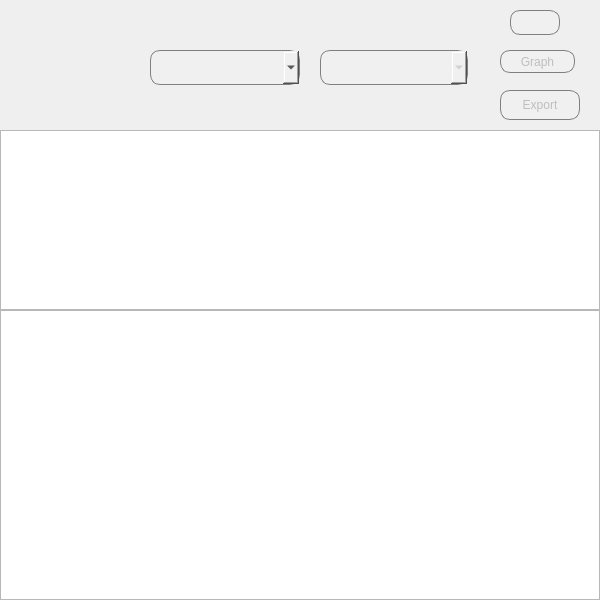
<?xml version="1.0" encoding="UTF-8"?>
<ui version="4.0">
 <class>main_ui</class>
 <widget class="QWidget" name="main_ui">
  <property name="geometry">
   <rect>
    <x>0</x>
    <y>0</y>
    <width>600</width>
    <height>600</height>
   </rect>
  </property>
  <property name="sizePolicy">
   <sizepolicy hsizetype="Preferred" vsizetype="Fixed">
    <horstretch>0</horstretch>
    <verstretch>0</verstretch>
   </sizepolicy>
  </property>
  <property name="minimumSize">
   <size>
    <width>580</width>
    <height>600</height>
   </size>
  </property>
  <property name="maximumSize">
   <size>
    <width>600</width>
    <height>600</height>
   </size>
  </property>
  <property name="windowTitle">
   <string>Form</string>
  </property>
  <widget class="QLabel" name="img_label">
   <property name="geometry">
    <rect>
     <x>20</x>
     <y>0</y>
     <width>131</width>
     <height>61</height>
    </rect>
   </property>
   <property name="text">
    <string>&lt;html&gt;&lt;head/&gt;&lt;body&gt;&lt;p&gt;&lt;img src=&quot;resource\exicom_logo.png&quot; width=&quot;120&quot; height=&quot;40&quot;/&gt;&lt;/p&gt;&lt;/body&gt;&lt;/html&gt;</string>
   </property>
  </widget>
  <widget class="QPushButton" name="ref_btn">
   <property name="enabled">
    <bool>false</bool>
   </property>
   <property name="geometry">
    <rect>
     <x>510</x>
     <y>10</y>
     <width>50</width>
     <height>25</height>
    </rect>
   </property>
   <property name="sizePolicy">
    <sizepolicy hsizetype="Maximum" vsizetype="Fixed">
     <horstretch>0</horstretch>
     <verstretch>0</verstretch>
    </sizepolicy>
   </property>
   <property name="minimumSize">
    <size>
     <width>50</width>
     <height>25</height>
    </size>
   </property>
   <property name="maximumSize">
    <size>
     <width>50</width>
     <height>25</height>
    </size>
   </property>
   <property name="layoutDirection">
    <enum>Qt::LeftToRight</enum>
   </property>
   <property name="autoFillBackground">
    <bool>false</bool>
   </property>
   <property name="styleSheet">
    <string notr="true">background-color:rgb(240, 240, 240);
border:1px solid gray;
border-radius: 10px;
padding: 0 8px;
selection-background-color: darkgray;
font: 75 15pt &quot;Times New Roman&quot;;</string>
   </property>
   <property name="text">
    <string/>
   </property>
   <property name="icon">
    <iconset>
     <normaloff>../resource/reload.png</normaloff>../resource/reload.png</iconset>
   </property>
   <property name="iconSize">
    <size>
     <width>25</width>
     <height>16</height>
    </size>
   </property>
   <property name="flat">
    <bool>false</bool>
   </property>
  </widget>
  <widget class="QTableWidget" name="data_table">
   <property name="geometry">
    <rect>
     <x>0</x>
     <y>130</y>
     <width>600</width>
     <height>180</height>
    </rect>
   </property>
   <property name="autoFillBackground">
    <bool>true</bool>
   </property>
   <property name="sizeAdjustPolicy">
    <enum>QAbstractScrollArea::AdjustToContentsOnFirstShow</enum>
   </property>
   <property name="alternatingRowColors">
    <bool>true</bool>
   </property>
   <attribute name="horizontalHeaderCascadingSectionResizes">
    <bool>true</bool>
   </attribute>
   <attribute name="verticalHeaderCascadingSectionResizes">
    <bool>false</bool>
   </attribute>
  </widget>
  <widget class="QComboBox" name="part_combo">
   <property name="geometry">
    <rect>
     <x>150</x>
     <y>50</y>
     <width>150</width>
     <height>35</height>
    </rect>
   </property>
   <property name="minimumSize">
    <size>
     <width>150</width>
     <height>35</height>
    </size>
   </property>
   <property name="maximumSize">
    <size>
     <width>150</width>
     <height>35</height>
    </size>
   </property>
   <property name="styleSheet">
    <string notr="true">background-color:rgb(240, 240, 240);
border:1px solid gray;
border-radius: 10px;
padding: 0 8px;
selection-background-color: darkgray;
font: 75 10pt &quot;Times New Roman&quot;;</string>
   </property>
  </widget>
  <widget class="QComboBox" name="table_combo">
   <property name="enabled">
    <bool>false</bool>
   </property>
   <property name="geometry">
    <rect>
     <x>320</x>
     <y>50</y>
     <width>148</width>
     <height>35</height>
    </rect>
   </property>
   <property name="minimumSize">
    <size>
     <width>90</width>
     <height>31</height>
    </size>
   </property>
   <property name="maximumSize">
    <size>
     <width>150</width>
     <height>35</height>
    </size>
   </property>
   <property name="styleSheet">
    <string notr="true">background-color:rgb(240, 240, 240);
border:1px solid gray;
border-radius: 10px;
padding: 0 8px;
selection-background-color: darkgray;
font: 75 15pt &quot;Times New Roman&quot;;</string>
   </property>
  </widget>
  <widget class="QPushButton" name="export_btn">
   <property name="enabled">
    <bool>false</bool>
   </property>
   <property name="geometry">
    <rect>
     <x>500</x>
     <y>90</y>
     <width>80</width>
     <height>30</height>
    </rect>
   </property>
   <property name="minimumSize">
    <size>
     <width>80</width>
     <height>30</height>
    </size>
   </property>
   <property name="maximumSize">
    <size>
     <width>90</width>
     <height>25</height>
    </size>
   </property>
   <property name="styleSheet">
    <string notr="true">background-color:rgb(240, 240, 240);
border:1px solid gray;
border-radius: 10px;
padding: 0 8px;
selection-background-color: darkgray;
font: 75 15pt &quot;Times New Roman&quot;;</string>
   </property>
   <property name="text">
    <string>Export</string>
   </property>
  </widget>
  <widget class="QPushButton" name="graph_btn">
   <property name="enabled">
    <bool>false</bool>
   </property>
   <property name="geometry">
    <rect>
     <x>500</x>
     <y>50</y>
     <width>75</width>
     <height>23</height>
    </rect>
   </property>
   <property name="styleSheet">
    <string notr="true">background-color:rgb(240, 240, 240);
border:1px solid gray;
border-radius: 10px;
padding: 0 8px;
selection-background-color: darkgray;
font: 75 15pt &quot;Times New Roman&quot;;</string>
   </property>
   <property name="text">
    <string>Graph</string>
   </property>
  </widget>
  <widget class="QTableWidget" name="fault_table">
   <property name="geometry">
    <rect>
     <x>0</x>
     <y>310</y>
     <width>600</width>
     <height>290</height>
    </rect>
   </property>
   <attribute name="horizontalHeaderCascadingSectionResizes">
    <bool>true</bool>
   </attribute>
   <attribute name="verticalHeaderCascadingSectionResizes">
    <bool>false</bool>
   </attribute>
  </widget>
 </widget>
 <resources/>
 <connections/>
</ui>
